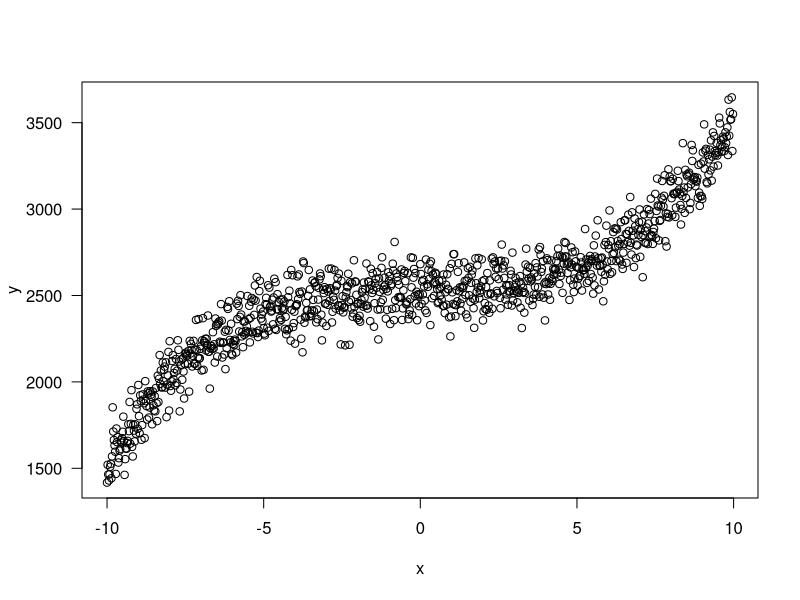
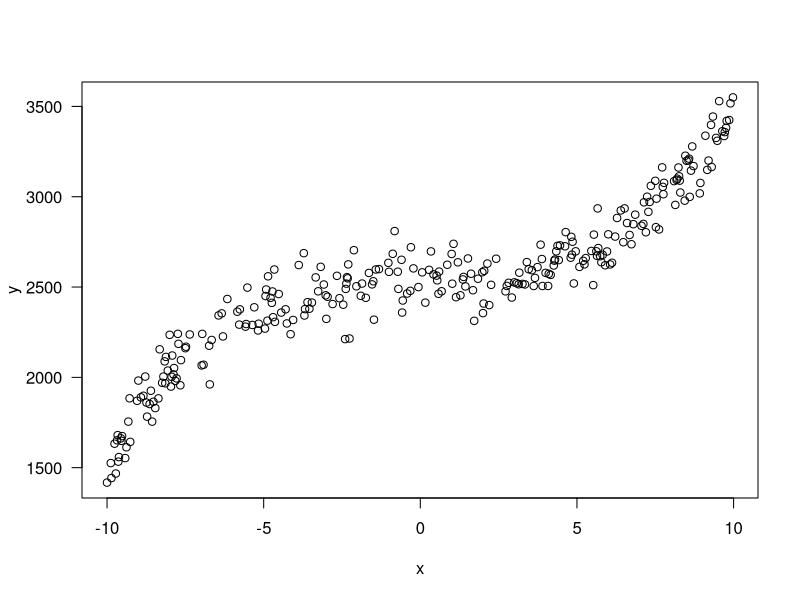
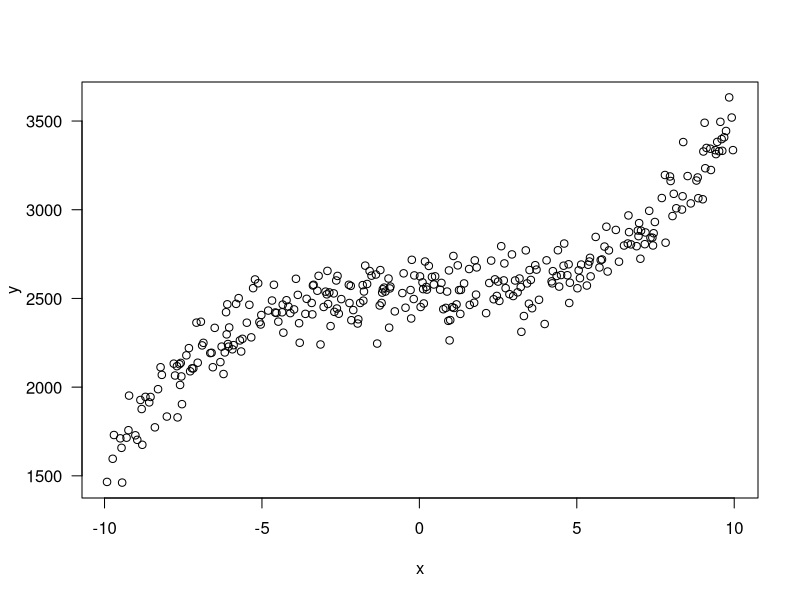
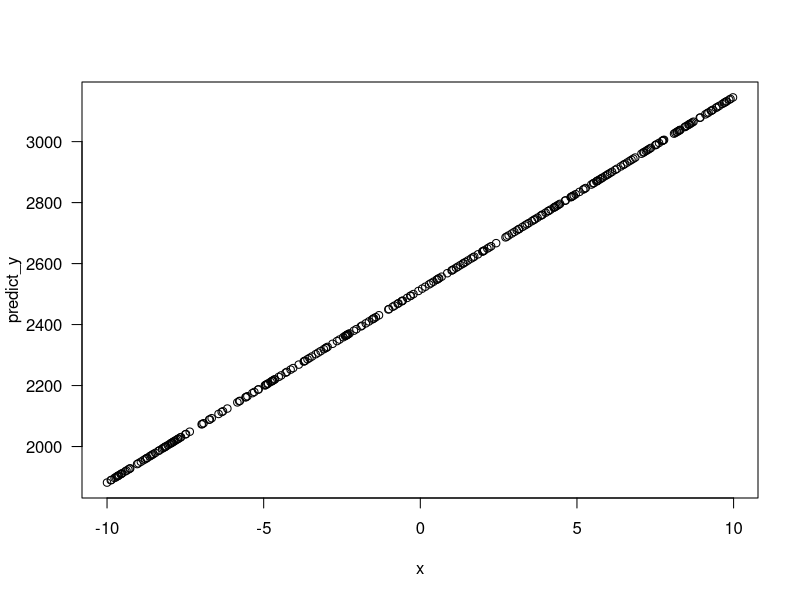
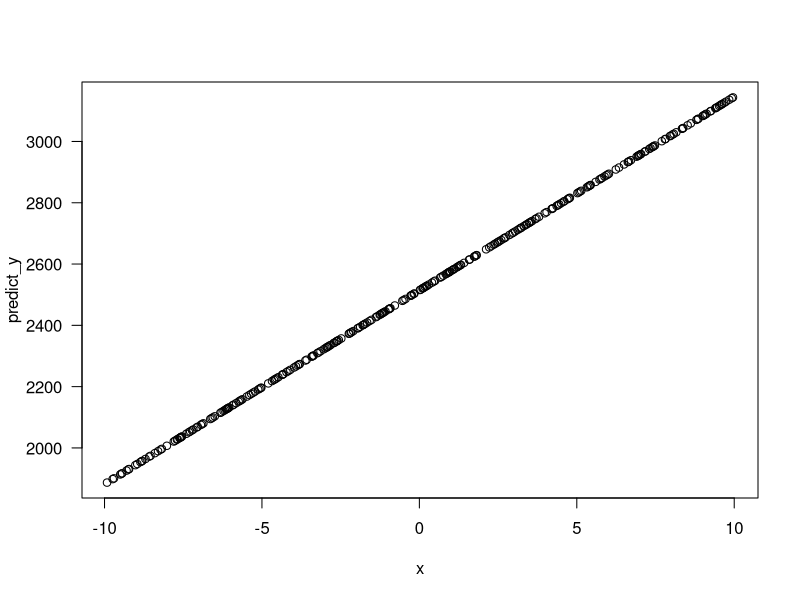
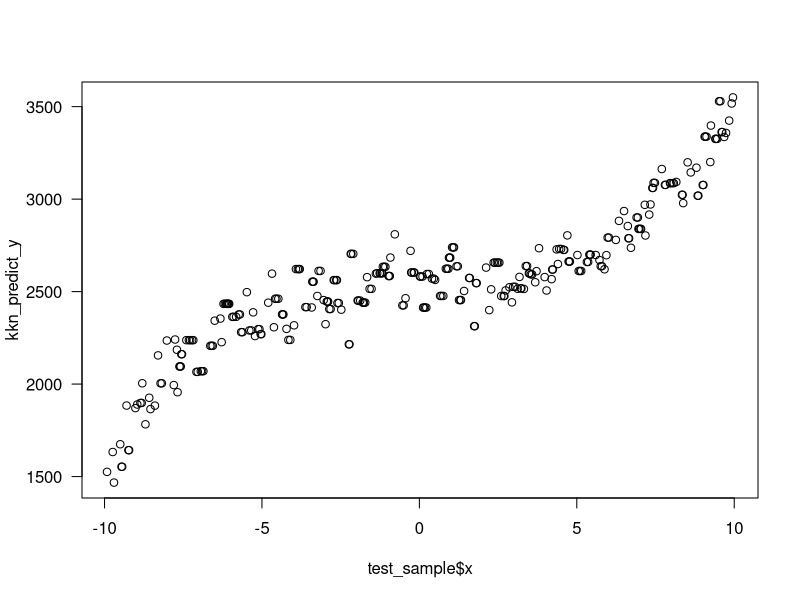

Recreate these plots in R, in order.
#------------------------------------------------------------- #
# Lesson 13: Intro to Statistical Learning                     #
#                                                              #      
# An Exercise with Machine Learning Flavor                     #
# Predicting using OLS versus K-Nearest Neighbor               # 
#                                                              #
#--------------------------------------------------------------# 

#install.packages("class")
library(class)

### Part 1: Create "Fake" data based on a function y = x^3 + epsilon

#
# A. Create 1000 values of x such that: 
#    the next value of x is equal to the previous value of x plus 0.02.
# 

x  = numeric(1000)
x[1] = -10

# Create code looping the values. 


for (t in 2:1000) {
  x[t] <- x[t-1] + 0.02
}

# B. Now let's create fake y that depends on x and the epsilon component. 

eps <- rnorm(1000, 0, 100) 

y <- 2525 + x^3 + eps 

# Plot y on x

plot(y ~ x, las = 1)


# Put in your fake data in a data frame (y,x, and eps)


fake_data <- data.frame( y= y,
                         x = x,
                         eps = eps)

### Part 2: Sampling for training and test data

set.seed(1234) # To make sure we all get the same answers.

# I am going to randomly assign a number to the data
fake_data$random_unif <- runif(nrow(fake_data))
learning_sample       <- subset(fake_data, random_unif<=0.3) 
test_sample           <- subset(fake_data, random_unif>0.7)

# Other ways to get the train and test data
# train           <- sample(1:nrow(fake_data), 500)
# learning_sample <-  fake_data[-train,]
# test_sample     <- fake_data[train,]


# Plot the y on x for both the learning and test sample

plot(y ~ x, data = learning_sample, las = 1)
plot(y ~ x, data = test_sample, las = 1)



### Part 3: Linear Regression and K-nearest neighbour


# Compare a linear model (parametric) versus a k-nearest neighbour (non-parametric)

######
# A. Estimate the linear regression of y on x using the learning sample
######

ols_model <- lm(y ~ x, data = learning_sample)

######
# B. Predict y using the linear regression model you estimated before for the learning sample
######

learning_sample$predict_y <- predict(ols_model)

######
# C. Now predict the y using the linear regression model you estimated for the test sample  
######

test_sample$predict_y <- predict(ols_model, newdata = test_sample)

######
# D. Calculate the mean square errors for both prediction
######

MSE_ols_learn <- mean((learning_sample$y-learning_sample$predict_y)^2)
MSE_ols_test <-  mean((test_sample$y-test_sample$predict_y)^2)

######
# E. Plot the y for both (in a separate graph is fine)
######

plot(predict_y ~ x, data = learning_sample, las = 1)
plot(predict_y ~ x, data = test_sample, las = 1)

######
# F. The code below estimates a model using k nearest neighbour, and predicts y
######

kkn_predict     <- knn(train = data.frame(learning_sample$x), test = data.frame(test_sample$x), cl = learning_sample$y, k = 1)
kkn_predict_y   <- as.numeric(as.character(kkn_predict))
plot(kkn_predict_y ~ test_sample$x, las = 1)

######
# G. Recalculate the mean square error for the prediction with k nearest neighbour
######

MSE_kkn_test <-  mean((test_sample$y-kkn_predict_y)^2)
